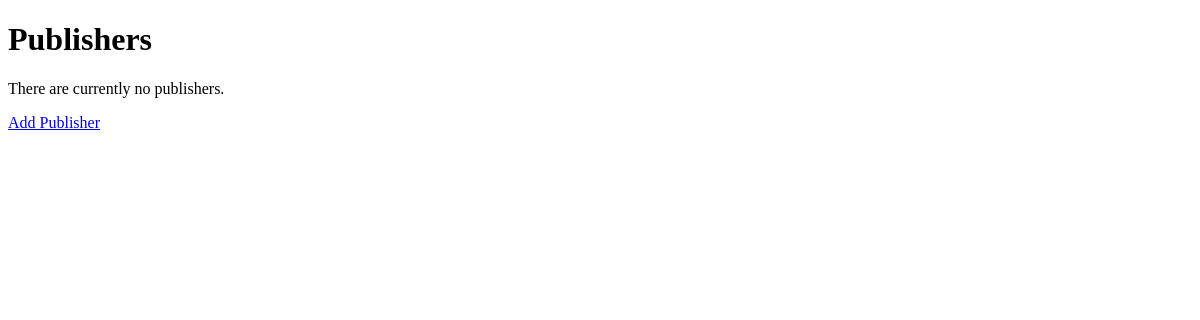
Before: /publisherpage.html with the older database file.
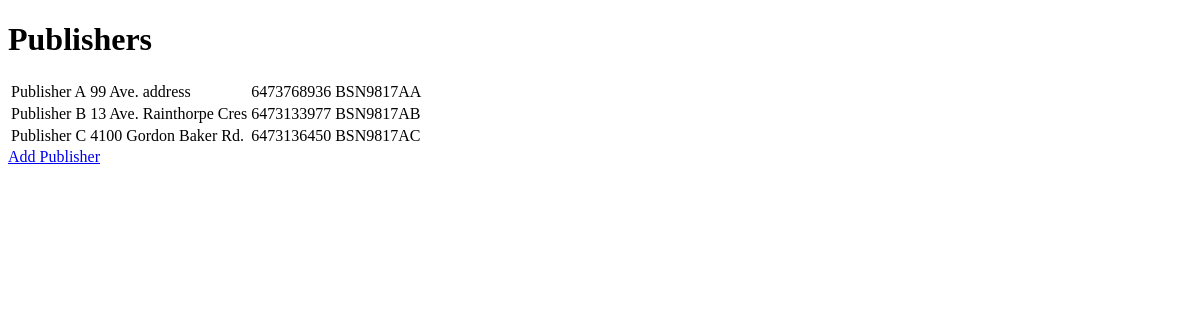
After: the same page with the newer database file.
### books/models.py (models this page shows, shortened)
class Publisher(models.Model):
    name = models.CharField(max_length=32)
    address = models.CharField(max_length=128)
    phone = models.CharField(max_length=16)
    id = models.CharField(max_length=16, primary_key=True)

### books/views.py (the view)
# urls.py: path('publisherpage.html', views.PublisherView.as_view()),
class PublisherView(View):
    def get(self, request):
        publst = models.Publisher.objects.all()
        context = {'publisher':publst}
        return render(request,'publisherpage.html', context)

### templates/publisherpage.html (shortened to what this page needs)
<!DOCTYPE html>
<html lang="en" dir="ltr">
  <head>
  </head>
  <body>
    <h1>Publishers</h1>
    {% if publisher %}
    <table>
      {% for x in publisher %}
      <tr>
        <td>{{x.name}}</td>
        <td>{{x.address}}</td>
        <td>{{x.phone}}</td>
        <td>{{x.id}}</td>
      </tr>
      {% endfor %}
    </table>
    {% else %}
      <p>There are currently no publishers.</p>
    {% endif %}
    <a href="addpublisher.html">Add Publisher</a>
  </body>
</html>

Changed rows visible on the page:
added Publisher: name "Publisher A", address "99 Ave. address", phone "6473768936", id "BSN9817AA"
added Publisher: name "Publisher B", address "13 Ave. Rainthorpe Cres", phone "6473133977", id "BSN9817AB"
added Publisher: name "Publisher C", address "4100 Gordon Baker Rd.", phone "6473136450", id "BSN9817AC"
Other visible differences:
text no longer shown: "There are currently no publishers."
